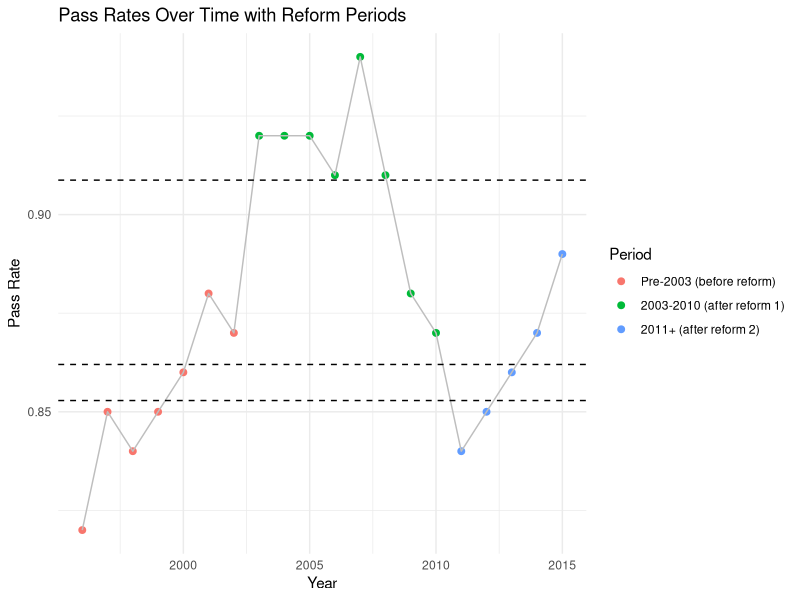
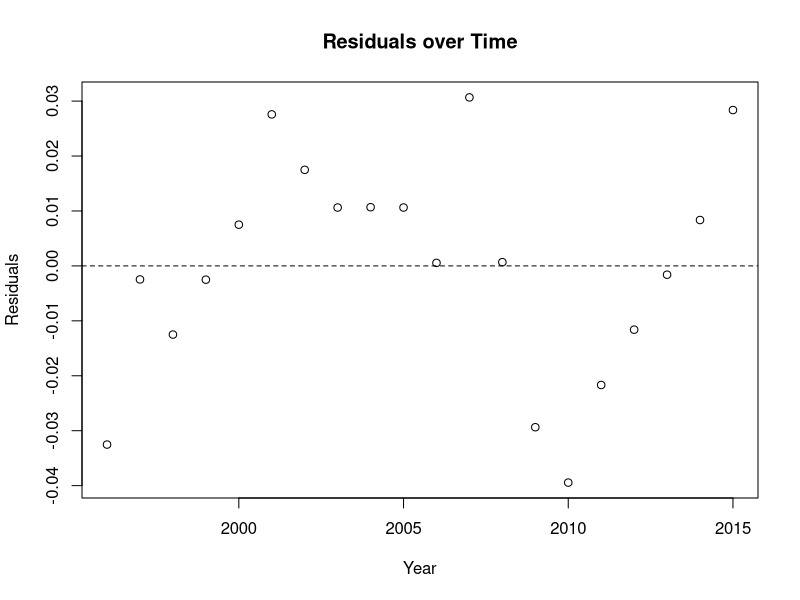
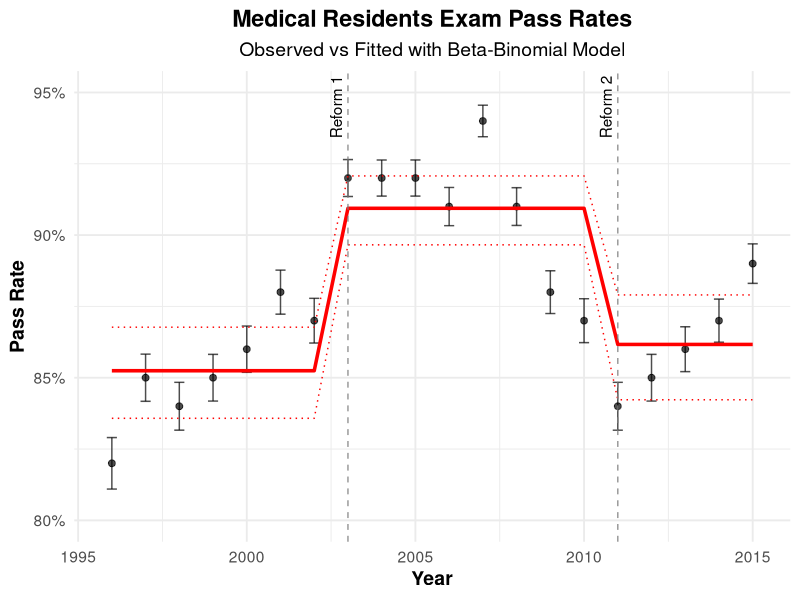
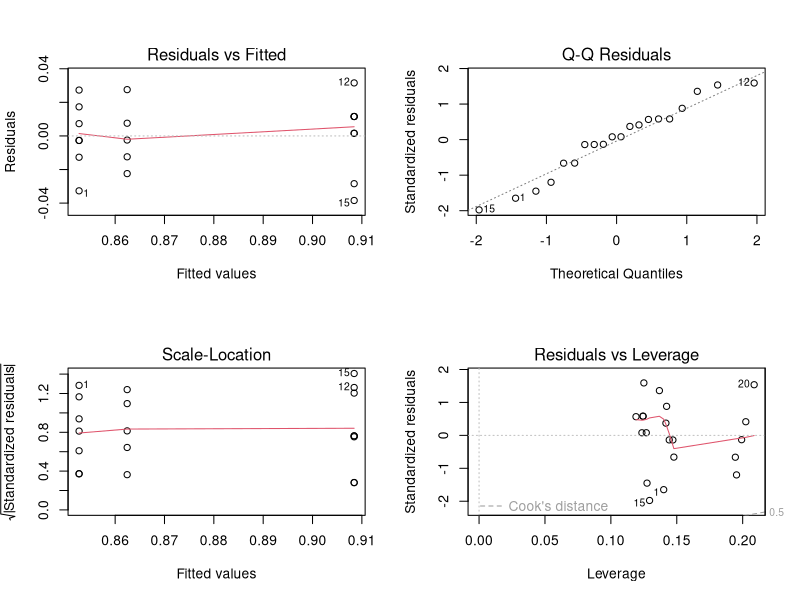
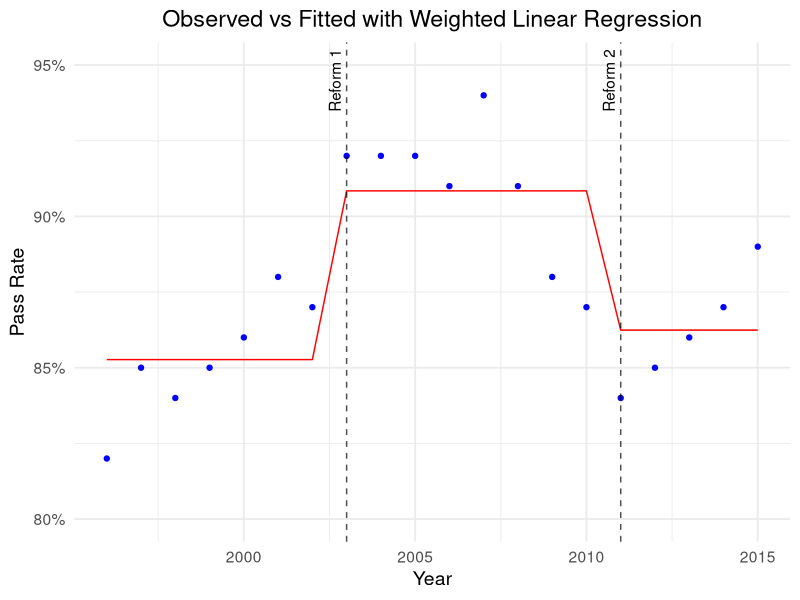

These figures' R source, in order:
## ---- chunk 1
#| echo: false
#| message: false
#| warning: false
library(VGAM)
library(ggplot2)
library(dplyr)
library(scales)
library(broom)
library(car)
library(sandwich)
x <- read.table("data.txt", header = TRUE, as.is = TRUE)
## ---- chunk 2
data <- read.table("data.txt", header = TRUE, as.is = TRUE)
head(data)
## ---- chunk 3
# Split up reform periods
data$Period <- cut(
  data$Year,
  breaks = c(1995, 2002, 2010, 2020),
  labels = c(
    "Pre-2003 (before reform)",
    "2003-2010 (after reform 1)",
    "2011+ (after reform 2)"
  )
)

# Compute average Pct for each period
period_means <- data |>
  group_by(Period) |>
  summarise(mean_pct = mean(Pct, na.rm = TRUE))

# Plot points, lines, and dashed horizontal lines
ggplot(data, aes(x = Year, y = Pct, color = Period)) +
  geom_point(size = 2) +
  geom_line(aes(group = 1), color = "grey") +
  geom_hline(
    data = period_means,
    aes(yintercept = mean_pct),
    linetype = "dashed",
    color = "black"
  ) +
  labs(
    title = "Pass Rates Over Time with Reform Periods",
    y = "Pass Rate",
    x = "Year"
  ) +
  theme_minimal()

aggregate(Pct ~ Period, data, mean)
## ---- chunk 4
x <- read.table("data.txt", header = TRUE, as.is = TRUE)

x$Pass <- round(x$N * x$Pct)
x$Fail <- x$N - x$Pass

x$timeperiod <- rep(1, nrow(x))
x$timeperiod[x$Year > 2002] <- 2
x$timeperiod[x$Year > 2010] <- 3
x$timeperiod <- factor(x$timeperiod, levels = c(1,2,3), 
                       labels = c("tp1","tp2","tp3"))

bb_model <- vglm(cbind(Pass, Fail) ~ timeperiod, betabinomial, data = x)
binomial_model <- glm(cbind(Pass, Fail) ~ timeperiod, family = binomial, data = x)

coef_all <- Coef(bb_model)
se_all   <- sqrt(diag(vcov(bb_model)))

coef_mu  <- coef_all[c("(Intercept):1", "timeperiodtp2", "timeperiodtp3")]
coef_rho <- coef_all["(Intercept):2"]

se_mu  <- se_all[c("(Intercept):1", "timeperiodtp2", "timeperiodtp3")]
se_rho <- se_all["(Intercept):2"]

z_mu  <- coef_mu / se_mu
z_rho <- coef_rho / se_rho

p_mu  <- 2 * pnorm(-abs(z_mu))
p_rho <- 2 * pnorm(-abs(z_rho))

odds_ratios <- exp(coef_mu)
pred_probs  <- plogis(coef_mu)

ci_lower <- exp(coef_mu - 1.96*se_mu)
ci_upper <- exp(coef_mu + 1.96*se_mu)

summary_table <- data.frame(
  Predictor = c("(Intercept) mu", "timeperiodtp2", "timeperiodtp3", "(Intercept) rho"),
  Log_Odds  = round(c(coef_mu, coef_rho), 3),
  Std_Error = round(c(se_mu, se_rho), 3),
  Z_value   = round(c(z_mu, z_rho), 3),
  P_value   = signif(c(p_mu, p_rho), 3),
  Odds_Ratio = c(round(odds_ratios,3), NA),
  CI_lower   = c(round(ci_lower,3), NA),
  CI_upper   = c(round(ci_upper,3), NA),
  Predicted_Prob = c(round(pred_probs,3), NA)
)

x$fitted_prob <- fitted(bb_model)[,1]
x$resid_resp  <- residuals(bb_model, type = "response")

summary_table

## ---- chunk 5

binomial_model <- glm(cbind(Pass, Fail) ~ timeperiod, family = binomial, data = x)
bb_model <- vglm(cbind(Pass, Fail) ~ timeperiod, betabinomial, data = x)

pearson_resid <- residuals(binomial_model, type = "pearson")
deviance_resid <- residuals(binomial_model, type = "deviance")

pearson_chisq <- sum(pearson_resid^2)
df_res <- binomial_model$df.residual
pearson_p_value <- pchisq(pearson_chisq, df_res, lower.tail = FALSE)

cat("=== Pearson Residuals ===\n")
cat("Pearson Chi-square:", pearson_chisq, "\n")
cat("Residual df:", df_res, "\n")
cat("Goodness-of-fit p-value:", pearson_p_value, "\n\n")

cat("=== Deviance Residuals ===\n")
cat("Residual Deviance:", binomial_model$deviance, "\n")
cat("Residual df:", df_res, "\n")
cat("Lack-of-fit p-value:",
    pchisq(binomial_model$deviance, df_res, lower.tail = FALSE), "\n")

aic_table <- data.frame(
  Model = c("Binomial", "Beta-binomial"),
  AIC   = c(AIC(binomial_model), AIC(bb_model))
)

coef_all <- Coef(bb_model)
dispersion_param <- coef_all["(Intercept):2"]

newdat <- data.frame(timeperiod = factor(c("tp1","tp2","tp3"),
                                         levels = levels(x$timeperiod)))

pred_link <- predict(bb_model, newdata = newdat, type = "link", se.fit = TRUE)
pred_prob <- plogis(pred_link$fit)
ci_lower  <- plogis(pred_link$fit - 1.96 * pred_link$se.fit)
ci_upper  <- plogis(pred_link$fit + 1.96 * pred_link$se.fit)

pred_table <- data.frame(
  Period = newdat$timeperiod,
  Pred_Prob = round(pred_prob, 3),
  CI_lower  = round(ci_lower, 3),
  CI_upper  = round(ci_upper, 3)
)

list(
  AICs = aic_table,
  Dispersion = dispersion_param,
  Predictions = pred_table
)

disp_coef <- Coef(bb_model)["(Intercept):2"]

disp_param <- plogis(disp_coef)

cat("Dispersion coefficient (logit scale):", disp_coef, "\n")
cat("Estimated dispersion parameter (rho):", disp_param, "\n")
## ---- chunk 6
# Residual Plot
plot(x$Year, x$resid_resp,
     main = "Residuals over Time",
     xlab = "Year", ylab = "Residuals")
abline(h=0,lty=2)
par(mfrow = c(1,1))
## ---- chunk 7
#| message: false
#| warning: false

x$resid_dev <- residuals(bb_model, type = "deviance")
X <- model.matrix(~ timeperiod, data = x)
coef_bb <- coef(bb_model)
vcov_bb <- vcov(bb_model)

linpred <- X %*% coef_bb[c("(Intercept):1","timeperiodtp2","timeperiodtp3")]
se_fit  <- sqrt(diag(X %*% vcov_bb[c("(Intercept):1","timeperiodtp2","timeperiodtp3"),
                                   c("(Intercept):1","timeperiodtp2","timeperiodtp3")] %*% t(X)))

fit_prob <- plogis(linpred)
ci_low   <- plogis(linpred - 1.96 * se_fit)
ci_high  <- plogis(linpred + 1.96 * se_fit)

x$fitted_prob <- fit_prob
x$ci_low <- ci_low
x$ci_high <- ci_high

x$obs_se <- sqrt((x$Pct * (1 - x$Pct)) / x$N)
x$obs_low <- x$Pct - 1.96 * x$obs_se
x$obs_high <- x$Pct + 1.96 * x$obs_se

x$obs_low[x$obs_low < 0] <- 0
x$obs_high[x$obs_high > 1] <- 1

ggplot(x, aes(x = Year)) +
  geom_point(aes(y = Pct), color = "black", size = 2, alpha = 0.7) +
  geom_errorbar(aes(ymin = obs_low, ymax = obs_high),
                width = 0.3, color = "black", alpha = 0.7) +
  geom_line(aes(y = fitted_prob), color = "red", size = 1.2) +
  geom_line(aes(y = ci_low), linetype = "dotted", color = "red") +
  geom_line(aes(y = ci_high), linetype = "dotted", color = "red") +
  geom_vline(xintercept = c(2003, 2011), linetype = "dashed", color = "gray50", alpha = 0.8) +
  annotate("text", x = 2003, y = 0.945, label = "Reform 1", angle = 90, vjust = -0.5) +
  annotate("text", x = 2011, y = 0.945, label = "Reform 2", angle = 90, vjust = -0.5) +
  labs(
    title = "Medical Residents Exam Pass Rates",
    subtitle = "Observed vs Fitted with Beta-Binomial Model",
    y = "Pass Rate",
    x = "Year"
  ) +
  scale_y_continuous(limits = c(0.8, 0.95), labels = scales::percent) +
  theme_minimal(base_size = 14) +
  theme(
    plot.title = element_text(hjust = 0.5, face = "bold"),
    plot.subtitle = element_text(hjust = 0.5),
    axis.title = element_text(face = "bold")
  )
## ---- chunk 8
binomial_model <- glm(cbind(Pass, Fail) ~ timeperiod, 
                      family = binomial, data = x)
res_dev <- deviance(binomial_model)
df_res  <- df.residual(binomial_model)

dispersion_ratio <- res_dev / df_res
dispersion_ratio
## ---- chunk 9
library(VGAM)
library(dplyr)
library(broom)

# --- Fit models ---
binomial_model <- glm(cbind(Pass, Fail) ~ timeperiod, family = binomial, data = x)
bb_model <- vglm(cbind(Pass, Fail) ~ timeperiod, betabinomial, data = x)

# --- 1. Model comparison (AIC) ---
aic_table <- data.frame(
  Model = c("Binomial", "Beta-binomial"),
  AIC   = c(AIC(binomial_model), AIC(bb_model))
)

# --- 2. Dispersion parameter from beta-binomial ---
coef_all <- Coef(bb_model)
dispersion_param <- coef_all["(Intercept):2"]

# --- 3. Predicted probabilities with CIs ---
newdat <- data.frame(timeperiod = factor(c("tp1","tp2","tp3"),
                                         levels = levels(x$timeperiod)))

pred_link <- predict(bb_model, newdata = newdat, type = "link", se.fit = TRUE)
pred_prob <- plogis(pred_link$fit)
ci_lower  <- plogis(pred_link$fit - 1.96 * pred_link$se.fit)
ci_upper  <- plogis(pred_link$fit + 1.96 * pred_link$se.fit)

pred_table <- data.frame(
  Period = newdat$timeperiod,
  Pred_Prob = round(pred_prob, 3),
  CI_lower  = round(ci_lower, 3),
  CI_upper  = round(ci_upper, 3)
)

# --- 4. Combine summary results ---
list(
  AICs = aic_table,
  Dispersion = dispersion_param,
  Predictions = pred_table
)

# Extract dispersion coefficient (logit scale)
disp_coef <- Coef(bb_model)["(Intercept):2"]

# Back-transform from logit to get rho (dispersion parameter)
disp_param <- plogis(disp_coef)

cat("Dispersion coefficient (logit scale):", disp_coef, "\n")
cat("Estimated dispersion parameter (rho):", disp_param, "\n")


## ---- chunk 10

# linear model fit 
linear_model <- lm(Pct ~ timeperiod, data = x, weights = N)
tidy(linear_model, conf.int = TRUE)

# predicted period means with 95% ci 
newdat <- data.frame(timeperiod = factor(c("tp1","tp2","tp3"), 
                                         levels=c("tp1","tp2","tp3")))
pred <- predict(linear_model, 
                newdata = newdat, se.fit = TRUE)

# SEs for predictions
X <- model.matrix(~ timeperiod, newdat)
Vrob <- vcovHC(linear_model, type = "HC1")
se_pred <- sqrt(diag(X %*% Vrob %*% t(X)))
cbind(newdat,
      fit = pred$fit,
      lo = pred$fit - 1.96*se_pred,
      hi = pred$fit + 1.96*se_pred)

# tp3 vs tp2
linearHypothesis(linear_model, "timeperiodtp3 - timeperiodtp2 = 0", vcov.=vcovHC(linear_model, type="HC1"))

# residual plots
par(mfrow=c(2,2))
plot(linear_model)
par(mfrow=c(1,1))

# can do aic comparing with / without time period (chat?)
# i will finish writing the confidence interval stuff later
## ---- chunk 11

x$fitted_lm <- predict(linear_model, newdata = x)

ggplot(x, aes(x = Year)) +
  geom_point(aes(y = Pct), color = "blue") +  
  geom_line(aes(y = fitted_lm), color = "red") +         
  geom_vline(xintercept = c(2003, 2011), linetype = "dashed", color = "black", alpha = 0.7) +
  annotate("text", x = 2003, y = 0.945, label = "Reform 1", angle = 90, vjust = -0.5) +
  annotate("text", x = 2011, y = 0.945, label = "Reform 2", angle = 90, vjust = -0.5) +
  labs(title = "Observed vs Fitted with Weighted Linear Regression",
       y = "Pass Rate",
       x = "Year") +
  scale_y_continuous(limits = c(0.8, 0.95), labels = percent) +
  theme_minimal(base_size = 14) +
  theme(
    plot.title = element_text(hjust = 0.5),
    plot.subtitle = element_text(hjust = 0.5),
    axis.title = element_text()
  )
